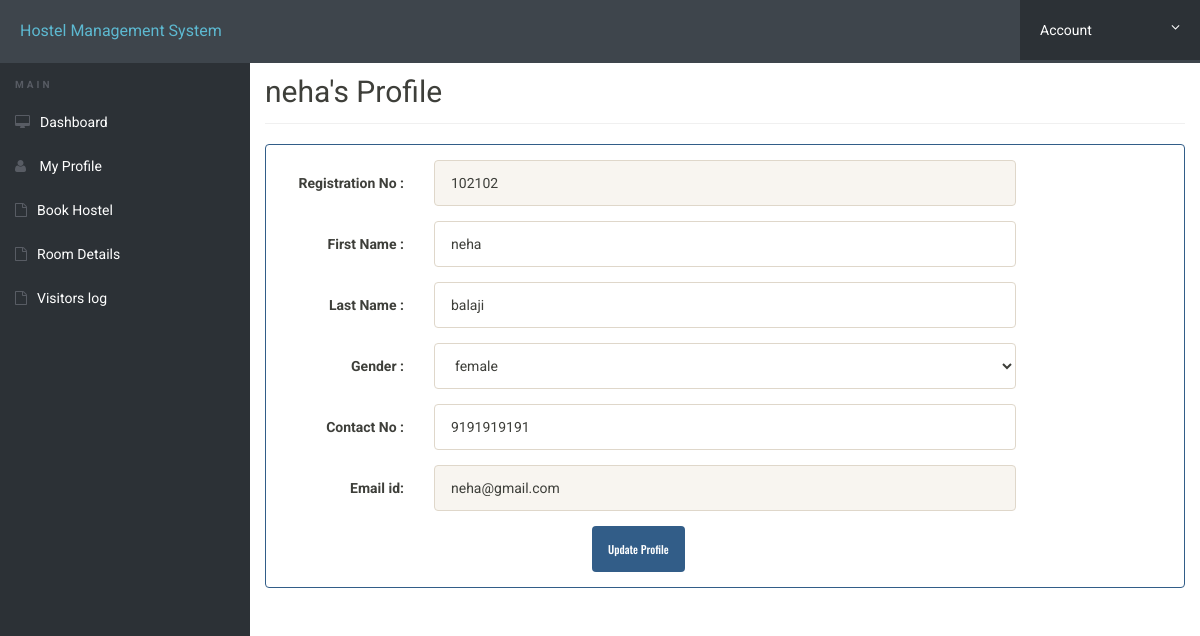
Screenshot of /hostel/my-profile.php (signed in) with the database file from the repository.
### tables this page shows
CREATE TABLE `student` (
  `regNo` varchar(255) NOT NULL,
  `firstName` varchar(255) NOT NULL,
  `lastName` varchar(255) NOT NULL,
  `gender` varchar(255) NOT NULL,
  `contactNo` bigint(20) NOT NULL,
  `email` varchar(255) NOT NULL,
  `user_password` varchar(255) NOT NULL
);

### hostel/my-profile.php (the view, shortened to what this page needs)
<?php
include('includes/config.php');
?>
<!doctype html>
<html lang="en" class="no-js">
<head>
	<link rel="stylesheet" href="css/font-awesome.min.css">
	<link rel="stylesheet" href="css/bootstrap.min.css">
	<link rel="stylesheet" href="css/dataTables.bootstrap.min.css">>
	<link rel="stylesheet" href="css/bootstrap-social.css">
	<link rel="stylesheet" href="css/bootstrap-select.css">
	<link rel="stylesheet" href="css/fileinput.min.css">
	<link rel="stylesheet" href="css/awesome-bootstrap-checkbox.css">
	<link rel="stylesheet" href="css/style.css">
</head>
<body>
	<?php include('includes/header.php');?>
	<div class="ts-main-content">
		<?php include('includes/sidebar.php');?>
		<div class="content-wrapper">
			<div class="container-fluid">
	<?php
$aid=$_SESSION['id'];
	$ret="select * from student where regNo=?";
		$stmt= $mysqli->prepare($ret) ;
	 $stmt->bind_param('s',$aid);
	 $stmt->execute() ;
	 $res=$stmt->get_result();
	   while($row=$res->fetch_object())
	  {
	  	?>
				<div class="row">
					<div class="col-md-12">
						<h2 class="page-title"><?php echo $row->firstName;?>'s&nbsp;Profile </h2>
						<div class="row">
							<div class="col-md-12">
								<div class="panel panel-primary">
<div class="panel-body">
<form method="post" action="" name="registration" class="form-horizontal" onSubmit="return valid();">
<div class="form-group">
<label class="col-sm-2 control-label"> Registration No : </label>
<div class="col-sm-8">
<input type="text" name="regno" id="regno"  class="form-control" value="<?php echo $row->regNo;?>" readonly>
</div>
</div>
<div class="form-group">
<label class="col-sm-2 control-label">First Name : </label>
<div class="col-sm-8">
<input type="text" name="fname" id="fname"  class="form-control" value="<?php echo $row->firstName;?>"   required="required" >
</div>
</div>
<div class="form-group">
<label class="col-sm-2 control-label">Last Name : </label>
<div class="col-sm-8">
<input type="text" name="lname" id="lname"  class="form-control" value="<?php echo $row->lastName;?>" required="required">
</div>
</div>
<div class="form-group">
<label class="col-sm-2 control-label">Gender : </label>
<div class="col-sm-8">
<select name="gender" class="form-control" required="required">
<option value="<?php echo $row->gender;?>"><?php echo $row->gender;?></option>
</select>
</div>
</div>
<div class="form-group">
<label class="col-sm-2 control-label">Contact No : </label>
<div class="col-sm-8">
<input type="text" name="contact" id="contact"  class="form-control" maxlength="10" value="<?php echo $row->contactNo;?>" required="required">
</div>
</div>
<div class="form-group">
<label class="col-sm-2 control-label">Email id: </label>
<div class="col-sm-8">
<input type="email" name="email" id="email"  class="form-control" value="<?php echo $row->email;?>" readonly>
</div>
</div>
<?php } ?>
<div class="col-sm-6 col-sm-offset-4">
<input type="submit" name="update" Value="Update Profile" class="btn btn-primary">
</div>
</form>
									</div>
									</div>
								</div>
							</div>
						</div>
							</div>
						</div>
					</div>
				</div>
</body>
</html>

### hostel/css/style.css (style rules this page uses)
html { font-size: 14px; }
@media only screen and (min-width: 480px) { html { font-size: 17px; } }
@media only screen and (min-width: 768px) { html { font-size: 14px; } }
body { font-size: 1em; }
.btn { font-family: 'Oswald', sans-serif; }
.panel { overflow: hidden; }
.btn { text-transform: none; }
.page-title { padding-bottom: 15px; margin-bottom: 20px; border-bottom: 1px solid #f0f0f0; }
.ts-main-content .content-wrapper { padding-top: 15px; margin-top: 20px; }
@media only screen and (min-width: 992px) { .ts-main-content .content-wrapper { margin-left: 250px; } }

### rows the page displays
student: firstName "neha", regno "102102", fname "neha", lname "balaji", gender "female", contact "9191919191", email "neha@gmail.com"
